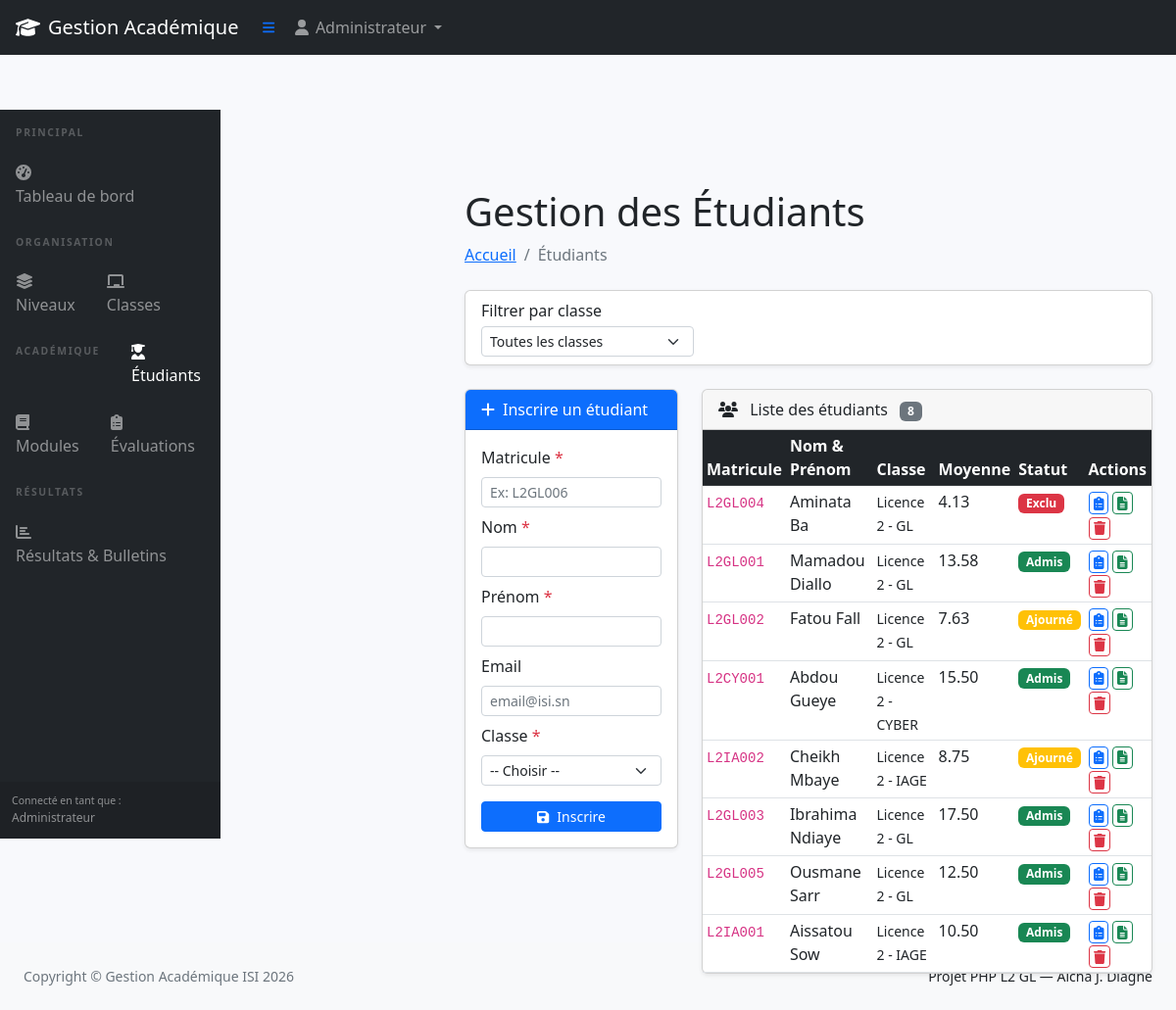
The page /index.php?page=etudiants (signed in) on the database its author committed.
### tables this page shows
CREATE TABLE IF NOT EXISTS etudiants (
    id INT AUTO_INCREMENT PRIMARY KEY,
    matricule VARCHAR(20) NOT NULL UNIQUE,
    nom VARCHAR(100) NOT NULL,
    prenom VARCHAR(100) NOT NULL,
    email VARCHAR(150),
    classe_id INT NOT NULL,
    created_at TIMESTAMP DEFAULT CURRENT_TIMESTAMP,
    FOREIGN KEY (classe_id) REFERENCES classes(id) ON DELETE CASCADE
);

CREATE TABLE IF NOT EXISTS niveaux (
    id INT AUTO_INCREMENT PRIMARY KEY,
    nom VARCHAR(50) NOT NULL UNIQUE,
    created_at TIMESTAMP DEFAULT CURRENT_TIMESTAMP
);

CREATE TABLE IF NOT EXISTS classes (
    id INT AUTO_INCREMENT PRIMARY KEY,
    nom VARCHAR(50) NOT NULL,
    niveau_id INT NOT NULL,
    created_at TIMESTAMP DEFAULT CURRENT_TIMESTAMP,
    FOREIGN KEY (niveau_id) REFERENCES niveaux(id) ON DELETE CASCADE
);

### traitements/requetes.php (called while the page is built, shortened)
<?php
function getAllEtudiants()
{
    $pdo = getConnexion();
    return $pdo->query("SELECT e.*, c.nom AS classe_nom, n.nom AS niveau_nom FROM etudiants e JOIN classes c ON e.classe_id = c.id JOIN niveaux n ON c.niveau_id = n.id ORDER BY e.nom")->fetchAll();
}
function calculerMoyenneEtudiant($etudiant_id)
{
    $pdo = getConnexion();
    $stmt = $pdo->prepare("SELECT AVG(note) FROM evaluations WHERE etudiant_id = ? AND type_eval IN ('devoir','examen')");
    $stmt->execute([$etudiant_id]);
    $moy = $stmt->fetchColumn();
    return $moy ? round($moy, 2) : 0;
}
function getStatutEtudiant($moyenne)
{
    if ($moyenne >= 10) return ['statut' => 'Admis', 'class' => 'success'];
    if ($moyenne >= 5)  return ['statut' => 'Ajourné', 'class' => 'warning'];
    return ['statut' => 'Exclu', 'class' => 'danger'];
}

### pages/etudiants.php (the view, shortened to what this page needs)
<?php
$filtre_classe = isset($_GET['classe_id']) ? (int)$_GET['classe_id'] : 0;
if ($filtre_classe) {
    $etudiants = getEtudiantsByClasse($filtre_classe);
    $classe_info = getClasseById($filtre_classe);
    $meilleur = getMeilleurEtudiantClasse($filtre_classe);
    $moy_classe = calculerMoyenneClasse($filtre_classe);
    $au_dessus = getEtudiantsAuDessusMoyenneClasse($filtre_classe);
} else {
    $etudiants = getAllEtudiants();
}
?>
<h1 class="mt-4">Gestion des Étudiants</h1>
<ol class="breadcrumb mb-4">
    <li class="breadcrumb-item"><a href="index.php?page=dashboard">Accueil</a></li>
    <li class="breadcrumb-item active">Étudiants</li>
</ol>
<div class="card shadow-sm mb-4">
    <div class="card-body py-2">
        <form method="GET" class="row g-2 align-items-end">
            <div class="col-md-4">
                <label class="form-label mb-1">Filtrer par classe</label>
                <select name="classe_id" class="form-select form-select-sm" onchange="this.form.submit()">
                    <option value="">Toutes les classes</option>
                </select>
            </div>
        </form>
    </div>
</div>
<div class="row">
    <div class="col-md-4 mb-4">
        <div class="card shadow-sm">
            <div class="card-header bg-primary text-white"><i class="fas fa-plus me-2"></i>Inscrire un étudiant</div>
            <div class="card-body">
                <form method="POST">
                    <div class="mb-2">
                        <label class="form-label">Matricule <span class="text-danger">*</span></label>
                        <input type="text" name="matricule" class="form-control form-control-sm" placeholder="Ex: L2GL006" required/>
                    </div>
                    <div class="mb-2">
                        <label class="form-label">Nom <span class="text-danger">*</span></label>
                        <input type="text" name="nom" class="form-control form-control-sm" required/>
                    </div>
                    <div class="mb-2">
                        <label class="form-label">Prénom <span class="text-danger">*</span></label>
                        <input type="text" name="prenom" class="form-control form-control-sm" required/>
                    </div>
                    <div class="mb-2">
                        <label class="form-label">Email</label>
                        <input type="email" name="email" class="form-control form-control-sm" placeholder="email@isi.sn"/>
                    </div>
                    <div class="mb-3">
                        <label class="form-label">Classe <span class="text-danger">*</span></label>
                        <select name="classe_id" class="form-select form-select-sm" required>
                            <option value="">-- Choisir --</option>
                        </select>
                    </div>
                    <button type="submit" class="btn btn-primary btn-sm w-100"><i class="fas fa-save me-2"></i>Inscrire</button>
                </form>
            </div>
        </div>
    </div>
    <div class="col-md-8 mb-4">
        <div class="card shadow-sm">
            <div class="card-header">
                <i class="fas fa-users me-2"></i>
                Liste des étudiants
                <span class="badge bg-secondary ms-2"><?= count($etudiants) ?></span>
            </div>
            <div class="card-body p-0">
                <?php if (empty($etudiants)): ?>
                    <p class="text-muted text-center p-4">Aucun étudiant trouvé</p>
                <?php else: ?>
                <div class="table-responsive">
                <table class="table table-hover table-sm datatable mb-0">
                    <thead class="table-dark">
                        <tr>
                            <th>Matricule</th>
                            <th>Nom & Prénom</th>
                            <?php if (!$filtre_classe): ?><th>Classe</th><?php endif; ?>
                            <th>Moyenne</th>
                            <th>Statut</th>
                            <th>Actions</th>
                        </tr>
                    </thead>
                    <tbody>
                        <?php foreach ($etudiants as $e):
                            $moy = calculerMoyenneEtudiant($e['id']);
                            $statut = getStatutEtudiant($moy);
                        ?>
                        <tr>
                            <td><code><?= htmlspecialchars($e['matricule']) ?></code></td>
                            <td><?= htmlspecialchars($e['prenom'].' '.$e['nom']) ?></td>
                            <?php if (!$filtre_classe): ?>
                            <td><small><?= htmlspecialchars($e['niveau_nom'].' - '.$e['classe_nom']) ?></small></td>
                            <?php endif; ?>
                            <td><?= $moy > 0 ? number_format($moy,2) : '<span class="text-muted">-</span>' ?></td>
                            <td><span class="badge bg-<?= $statut['class'] ?>"><?= $statut['statut'] ?></span></td>
                            <td>
                                <a href="index.php?page=evaluations&etudiant_id=<?= $e['id'] ?>" class="btn btn-xs btn-sm btn-outline-primary py-0 px-1" title="Évaluations"><i class="fas fa-clipboard-list"></i></a>
                                <a href="index.php?page=resultats&etudiant_id=<?= $e['id'] ?>" class="btn btn-xs btn-sm btn-outline-success py-0 px-1" title="Bulletin"><i class="fas fa-file-alt"></i></a>
                                <a href="index.php?page=etudiants&delete=<?= $e['id'] ?>" class="btn btn-xs btn-sm btn-outline-danger py-0 px-1" title="Supprimer" onclick="return confirm('Supprimer cet étudiant ?')"><i class="fas fa-trash"></i></a>
                            </td>
                        </tr>
                        <?php endforeach; ?>
                    </tbody>
                </table>
                </div>
                <?php endif; ?>
            </div>
        </div>
    </div>
</div>

### public/css/styles.css (style rules this page uses)
body { background-color: #f8f9fc; }

### rows shown on the page
etudiants: matricule "L2GL004", prenom+nom "Aminata Ba", niveaux.nom "Licence 2 - GL", moy "4.13", statut "Exclu"
etudiants: matricule "L2GL001", prenom+nom "Mamadou Diallo", niveaux.nom "Licence 2 - GL", moy "13.58", statut "Admis"
etudiants: matricule "L2GL002", prenom+nom "Fatou Fall", niveaux.nom "Licence 2 - GL", moy "7.63", statut "Ajourné"
etudiants: matricule "L2CY001", prenom+nom "Abdou Gueye", niveaux.nom "Licence 2 - CYBER", moy "15.50", statut "Admis"
etudiants: matricule "L2IA002", prenom+nom "Cheikh Mbaye", niveaux.nom "Licence 2 - IAGE", moy "8.75", statut "Ajourné"
etudiants: matricule "L2GL003", prenom+nom "Ibrahima Ndiaye", niveaux.nom "Licence 2 - GL", moy "17.50", statut "Admis"
etudiants: matricule "L2GL005", prenom+nom "Ousmane Sarr", niveaux.nom "Licence 2 - GL", moy "12.50", statut "Admis"
etudiants: matricule "L2IA001", prenom+nom "Aissatou Sow", niveaux.nom "Licence 2 - IAGE", moy "10.50", statut "Admis"

### other values the page prints
$_SESSION['user']['nom'] "Administrateur"
count($etudiants) "8"
